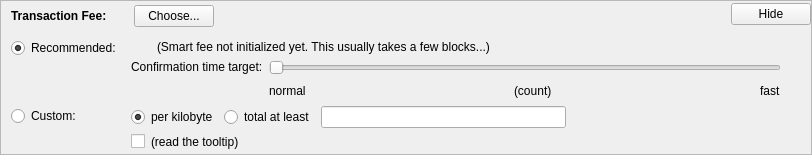
    <widget class="QFrame" name="frameFee">
     <property name="sizePolicy">
      <sizepolicy hsizetype="Expanding" vsizetype="Expanding">
       <horstretch>0</horstretch>
       <verstretch>0</verstretch>
      </sizepolicy>
     </property>
     <property name="maximumSize">
      <size>
       <width>16777215</width>
       <height>16777215</height>
      </size>
     </property>
     <property name="frameShape">
      <enum>QFrame::StyledPanel</enum>
     </property>
     <property name="frameShadow">
      <enum>QFrame::Sunken</enum>
     </property>
     <layout class="QVBoxLayout" name="verticalLayoutFee1">
      <property name="spacing">
       <number>0</number>
      </property>
      <property name="leftMargin">
       <number>0</number>
      </property>
      <property name="topMargin">
       <number>0</number>
      </property>
      <property name="rightMargin">
       <number>0</number>
      </property>
      <property name="bottomMargin">
       <number>0</number>
      </property>
      <item>
       <layout class="QVBoxLayout" name="verticalLayoutFee2" stretch="0,0,0">
        <property name="spacing">
         <number>0</number>
        </property>
        <property name="leftMargin">
         <number>10</number>
        </property>
        <property name="topMargin">
         <number>0</number>
        </property>
        <item>
         <layout class="QHBoxLayout" name="horizontalLayoutFee1">
          <property name="bottomMargin">
           <number>0</number>
          </property>
          <item>
           <layout class="QVBoxLayout" name="verticalLayoutFee7">
            <property name="spacing">
             <number>0</number>
            </property>
            <item>
             <spacer name="verticalSpacerSmartFee">
              <property name="orientation">
               <enum>Qt::Vertical</enum>
              </property>
              <property name="sizeType">
               <enum>QSizePolicy::Fixed</enum>
              </property>
              <property name="sizeHint" stdset="0">
               <size>
                <width>1</width>
                <height>4</height>
               </size>
              </property>
             </spacer>
            </item>
            <item>
             <layout class="QHBoxLayout" name="horizontalLayoutSmartFee">
              <property name="spacing">
               <number>10</number>
              </property>
              <item>
               <widget class="QLabel" name="labelFeeHeadline">
                <property name="sizePolicy">
                 <sizepolicy hsizetype="Preferred" vsizetype="Maximum">
                  <horstretch>0</horstretch>
                  <verstretch>0</verstretch>
                 </sizepolicy>
                </property>
                <property name="font">
                 <font>
                  <weight>75</weight>
                  <bold>true</bold>
                 </font>
                </property>
                <property name="styleSheet">
                 <string notr="true">font-weight:bold;</string>
                </property>
                <property name="text">
                 <string>Transaction Fee:</string>
                </property>
               </widget>
              </item>
              <item>
               <widget class="QLabel" name="labelFeeMinimized">
                <property name="text">
                 <string/>
                </property>
               </widget>
              </item>
              <item>
               <widget class="QPushButton" name="buttonChooseFee">
                <property name="text">
                 <string>Choose...</string>
                </property>
               </widget>
              </item>
             </layout>
            </item>
            <item>
             <spacer name="verticalSpacer_5">
              <property name="orientation">
               <enum>Qt::Vertical</enum>
              </property>
              <property name="sizeHint" stdset="0">
               <size>
                <width>1</width>
                <height>1</height>
               </size>
              </property>
             </spacer>
            </item>
           </layout>
          </item>
          <item>
           <spacer name="horizontalSpacer_4">
            <property name="orientation">
             <enum>Qt::Horizontal</enum>
            </property>
            <property name="sizeHint" stdset="0">
             <size>
              <width>40</width>
              <height>20</height>
             </size>
            </property>
           </spacer>
          </item>
          <item>
           <widget class="QPushButton" name="buttonMinimizeFee">
            <property name="toolTip">
             <string>collapse fee-settings</string>
            </property>
            <property name="text">
             <string>Hide</string>
            </property>
           </widget>
          </item>
         </layout>
        </item>
        <item>
         <widget class="QFrame" name="frameFeeSelection">
          <layout class="QVBoxLayout" name="verticalLayoutFee12">
           <property name="spacing">
            <number>0</number>
           </property>
           <property name="leftMargin">
            <number>0</number>
           </property>
           <property name="topMargin">
            <number>0</number>
           </property>
           <property name="rightMargin">
            <number>0</number>
           </property>
           <property name="bottomMargin">
            <number>0</number>
           </property>
           <item>
            <layout class="QGridLayout" name="gridLayoutFee">
             <property name="topMargin">
              <number>10</number>
             </property>
             <property name="bottomMargin">
              <number>4</number>
             </property>
             <property name="horizontalSpacing">
              <number>10</number>
             </property>
             <property name="verticalSpacing">
              <number>4</number>
             </property>
             <item row="1" column="1">
              <layout class="QVBoxLayout" name="verticalLayoutFee8">
               <property name="spacing">
                <number>6</number>
               </property>
               <item>
                <layout class="QHBoxLayout" name="horizontalLayoutFee13">
                 <item>
                  <widget class="QRadioButton" name="radioCustomPerKilobyte">
                   <property name="toolTip">
                    <string>If the custom fee is set to 1000 satoshis and the transaction is only 250 bytes, then &quot;per kilobyte&quot; only pays 250 satoshis in fee, while &quot;total at least&quot; pays 1000 satoshis. For transactions bigger than a kilobyte both pay by kilobyte.</string>
                   </property>
                   <property name="text">
                    <string>per kilobyte</string>
                   </property>
                   <property name="checked">
                    <bool>true</bool>
                   </property>
                   <attribute name="buttonGroup">
                    <string notr="true">groupCustomFee</string>
                   </attribute>
                  </widget>
                 </item>
                 <item>
                  <widget class="QRadioButton" name="radioCustomAtLeast">
                   <property name="toolTip">
                    <string>If the custom fee is set to 1000 satoshis and the transaction is only 250 bytes, then &quot;per kilobyte&quot; only pays 250 satoshis in fee, while &quot;total at least&quot; pays 1000 satoshis. For transactions bigger than a kilobyte both pay by kilobyte.</string>
                   </property>
                   <property name="text">
                    <string>total at least</string>
                   </property>
                   <attribute name="buttonGroup">
                    <string notr="true">groupCustomFee</string>
                   </attribute>
                  </widget>
                 </item>
                 <item>
                  <widget class="BitcoinAmountField" name="customFee"/>
                 </item>
                 <item>
                  <spacer name="horizontalSpacer_6">
                   <property name="orientation">
                    <enum>Qt::Horizontal</enum>
                   </property>
                   <property name="sizeHint" stdset="0">
                    <size>
                     <width>1</width>
                     <height>1</height>
                    </size>
                   </property>
                  </spacer>
                 </item>
                </layout>
               </item>
               <item>
                <layout class="QHBoxLayout" name="horizontalLayoutFee8">
                 <item>
                  <widget class="QCheckBox" name="checkBoxMinimumFee">
                   <property name="toolTip">
                    <string>Paying only the minimum fee is just fine as long as there is less transaction volume than space in the blocks. But be aware that this can end up in a never confirming transaction once there is more demand for bitcoin transactions than the network can process.</string>
                   </property>
                   <property name="text">
                    <string/>
                   </property>
                  </widget>
                 </item>
                 <item>
                  <widget class="QLabel" name="labelMinFeeWarning">
                   <property name="enabled">
                    <bool>true</bool>
                   </property>
                   <property name="toolTip">
                    <string>Paying only the minimum fee is just fine as long as there is less transaction volume than space in the blocks. But be aware that this can end up in a never confirming transaction once there is more demand for bitcoin transactions than the network can process.</string>
                   </property>
                   <property name="text">
                    <string>(read the tooltip)</string>
                   </property>
                   <property name="margin">
                    <number>5</number>
                   </property>
                  </widget>
                 </item>
                 <item>
                  <spacer name="horizontalSpacer_2">
                   <property name="orientation">
                    <enum>Qt::Horizontal</enum>
                   </property>
                   <property name="sizeHint" stdset="0">
                    <size>
                     <width>1</width>
                     <height>1</height>
                    </size>
                   </property>
                  </spacer>
                 </item>
                </layout>
               </item>
              </layout>
             </item>
             <item row="0" column="0">
              <layout class="QVBoxLayout" name="verticalLayoutFee4" stretch="0,1">
               <item>
                <widget class="QRadioButton" name="radioSmartFee">
                 <property name="text">
                  <string>Recommended:</string>
                 </property>
                 <property name="checked">
                  <bool>true</bool>
                 </property>
                 <attribute name="buttonGroup">
                  <string notr="true">groupFee</string>
                 </attribute>
                </widget>
               </item>
               <item>
                <spacer name="verticalSpacer_2">
                 <property name="orientation">
                  <enum>Qt::Vertical</enum>
                 </property>
                 <property name="sizeHint" stdset="0">
                  <size>
                   <width>1</width>
                   <height>1</height>
                  </size>
                 </property>
                </spacer>
               </item>
              </layout>
             </item>
             <item row="1" column="0">
              <layout class="QVBoxLayout" name="verticalLayoutFee9" stretch="0,1">
               <item>
                <widget class="QRadioButton" name="radioCustomFee">
                 <property name="text">
                  <string>Custom:</string>
                 </property>
                 <attribute name="buttonGroup">
                  <string notr="true">groupFee</string>
                 </attribute>
                </widget>
               </item>
               <item>
                <spacer name="verticalSpacer_6">
                 <property name="orientation">
                  <enum>Qt::Vertical</enum>
                 </property>
                 <property name="sizeHint" stdset="0">
                  <size>
                   <width>1</width>
                   <height>1</height>
                  </size>
                 </property>
                </spacer>
               </item>
              </layout>
             </item>
             <item row="0" column="1">
              <layout class="QVBoxLayout" name="verticalLayoutFee3" stretch="0,0,1">
               <property name="spacing">
                <number>6</number>
               </property>
               <property name="topMargin">
                <number>2</number>
               </property>
               <item>
                <layout class="QHBoxLayout" name="horizontalLayoutFee12">
                 <item>
                  <widget class="QLabel" name="labelSmartFee">
                   <property name="text">
                    <string/>
                   </property>
                   <property name="margin">
                    <number>2</number>
                   </property>
                  </widget>
                 </item>
                 <item>
                  <widget class="QLabel" name="labelFeeEstimation">
                   <property name="text">
                    <string/>
                   </property>
                  </widget>
                 </item>
                 <item>
                  <widget class="QLabel" name="labelSmartFee2">
                   <property name="text">
                    <string>(Smart fee not initialized yet. This usually takes a few blocks...)</string>
                   </property>
                   <property name="margin">
                    <number>2</number>
                   </property>
                  </widget>
                 </item>
                 <item>
                  <spacer name="horizontalSpacer_5">
                   <property name="orientation">
                    <enum>Qt::Horizontal</enum>
                   </property>
                   <property name="sizeHint" stdset="0">
                    <size>
                     <width>1</width>
                     <height>1</height>
                    </size>
                   </property>
                  </spacer>
                 </item>
                </layout>
               </item>
               <item>
                <layout class="QHBoxLayout" name="horizontalLayoutFee9">
                 <item>
                  <layout class="QVBoxLayout" name="verticalLayoutFee6">
                   <item>
                    <widget class="QLabel" name="labelSmartFee3">
                     <property name="text">
                      <string>Confirmation time target:</string>
                     </property>
                     <property name="margin">
                      <number>2</number>
                     </property>
                    </widget>
                   </item>
                   <item>
                    <spacer name="verticalSpacer_3">
                     <property name="orientation">
                      <enum>Qt::Vertical</enum>
                     </property>
                     <property name="sizeHint" stdset="0">
                      <size>
                       <width>1</width>
                       <height>1</height>
                      </size>
                     </property>
                    </spacer>
                   </item>
                  </layout>
                 </item>
                 <item>
                  <layout class="QVBoxLayout" name="verticalLayoutFee5">
                   <property name="rightMargin">
                    <number>30</number>
                   </property>
                   <item>
                    <widget class="QSlider" name="sliderSmartFee">
                     <property name="minimum">
                      <number>0</number>
                     </property>
                     <property name="maximum">
                      <number>24</number>
                     </property>
                     <property name="pageStep">
                      <number>1</number>
                     </property>
                     <property name="value">
                      <number>0</number>
                     </property>
                     <property name="orientation">
                      <enum>Qt::Horizontal</enum>
                     </property>
                     <property name="invertedAppearance">
                      <bool>false</bool>
                     </property>
                     <property name="invertedControls">
                      <bool>false</bool>
                     </property>
                     <property name="tickPosition">
                      <enum>QSlider::NoTicks</enum>
                     </property>
                    </widget>
                   </item>
                   <item>
                    <layout class="QHBoxLayout" name="horizontalLayoutFee10">
                     <item>
                      <widget class="QLabel" name="labelSmartFeeNormal">
                       <property name="text">
                        <string>normal</string>
                       </property>
                      </widget>
                     </item>
                     <item>
                      <spacer name="horizontalSpacer_7">
                       <property name="orientation">
                        <enum>Qt::Horizontal</enum>
                       </property>
                       <property name="sizeHint" stdset="0">
                        <size>
                         <width>40</width>
                         <height>20</height>
                        </size>
                       </property>
                      </spacer>
                     </item>
                     <item>
                      <widget class="QLabel" name="confirmationTargetLabel">
                       <property name="text">
                        <string>(count)</string>
                       </property>
                      </widget>
                     </item>
                     <item>
                      <spacer name="horizontalSpacer_3">
                       <property name="orientation">
                        <enum>Qt::Horizontal</enum>
                       </property>
                       <property name="sizeHint" stdset="0">
                        <size>
                         <width>40</width>
                         <height>20</height>
                        </size>
                       </property>
                      </spacer>
                     </item>
                     <item>
                      <widget class="QLabel" name="labelSmartFeeFast">
                       <property name="text">
                        <string>fast</string>
                       </property>
                      </widget>
                     </item>
                    </layout>
                   </item>
                  </layout>
                 </item>
                </layout>
               </item>
               <item>
                <spacer name="verticalSpacer_4">
                 <property name="orientation">
                  <enum>Qt::Vertical</enum>
                 </property>
                 <property name="sizeHint" stdset="0">
                  <size>
                   <width>1</width>
                   <height>1</height>
                  </size>
                 </property>
                </spacer>
               </item>
              </layout>
             </item>
            </layout>
           </item>
          </layout>
         </widget>
        </item>
        <item>
         <spacer name="verticalSpacerFee">
          <property name="orientation">
           <enum>Qt::Vertical</enum>
          </property>
          <property name="sizeHint" stdset="0">
           <size>
            <width>800</width>
            <height>1</height>
           </size>
          </property>
         </spacer>
        </item>
       </layout>
      </item>
     </layout>
    </widget>
